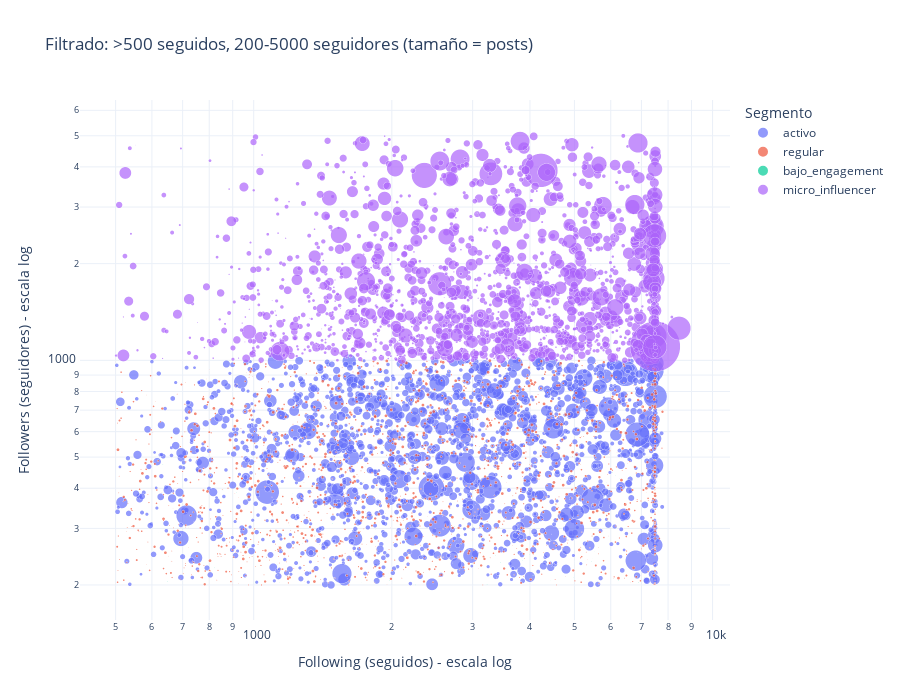

Here is the notebook cell this chart was saved with:
### Markdown cell above
### Gráfico filtrado: >500 seguidos, 200–5000 seguidores

Misma distribución pero solo perfiles que siguen a **más de 500 personas** y tienen **entre 200 y 5000 seguidores**.

### Code cell
# Mismo gráfico, filtrado: >500 seguidos Y 200-5000 seguidores
plot_df_filt = plot_df[
    (plot_df['followsCount'] > 500) & 
    (plot_df['followersCount'] >= 200) & 
    (plot_df['followersCount'] <= 5000)
].copy()

fig2 = px.scatter(
    plot_df_filt,
    x='follows_plot',
    y='followers_plot',
    size='postsCount',
    color='segmento' if 'segmento' in plot_df_filt.columns else None,
    hover_name='Full Name',
    hover_data={
        'Username': True,
        'followersCount': True,
        'followsCount': True,
        'postsCount': True,
        'segmento': True,
        'followers_plot': False,
        'follows_plot': False,
    },
    log_x=True,
    log_y=True,
    size_max=50,
    title='Filtrado: >500 seguidos, 200-5000 seguidores (tamaño = posts)',
    labels={
        'follows_plot': 'Following (seguidos)',
        'followers_plot': 'Followers (seguidores)',
        'followersCount': 'Seguidores',
        'followsCount': 'Seguidos',
        'postsCount': 'Posts',
        'segmento': 'Segmento',
    },
)
fig2.update_traces(
    marker=dict(line=dict(width=0.5, color='white')),
    selector=dict(mode='markers')
)
fig2.update_layout(
    height=700,
    template='plotly_white',
    legend=dict(title='Segmento', yanchor='top', y=1, xanchor='left', x=1.02),
    xaxis_title='Following (seguidos) - escala log',
    yaxis_title='Followers (seguidores) - escala log',
)
fig2.show()

print(f'📊 Perfiles en el filtro: {len(plot_df_filt):,} de {len(plot_df):,} totales')

### Figure 1 — Plotly figure (JSON) as saved in the notebook; plotly's stock layout.template omitted (floating-point values rounded to 4 significant figures; data arrays with more than 128 entries replaced by an {"elided": "..."} marker saying what was removed)
{"data": [{"customdata": {"elided": "1778x5 mixed values"}, "hovertemplate": "<b>%{hovertext}</b><br><br>Segmento=%{customdata[4]}<br>Posts=%{customdata[3]}<br>Username=%{customdata[0]}<br>Seguidores=%{customdata[1]}<br>Seguidos=%{customdata[2]}<extra></extra>", "hovertext": {"elided": "1778 str values"}, "legendgroup": "activo", "marker": {"color": "#636efa", "line": {"color": "white", "width": 0.5}, "size": {"elided": "1778 float values"}, "sizemode": "area", "sizeref": 9.217, "symbol": "circle"}, "mode": "markers", "name": "activo", "showlegend": true, "type": "scattergl", "x": {"elided": "1778 int values"}, "xaxis": "x", "y": {"elided": "1778 int values"}, "yaxis": "y"}, {"customdata": {"elided": "1882x5 mixed values"}, "hovertemplate": "<b>%{hovertext}</b><br><br>Segmento=%{customdata[4]}<br>Posts=%{customdata[3]}<br>Username=%{customdata[0]}<br>Seguidores=%{customdata[1]}<br>Seguidos=%{customdata[2]}<extra></extra>", "hovertext": {"elided": "1882 str values"}, "legendgroup": "regular", "marker": {"color": "#EF553B", "line": {"color": "white", "width": 0.5}, "size": {"elided": "1882 float values"}, "sizemode": "area", "sizeref": 9.217, "symbol": "circle"}, "mode": "markers", "name": "regular", "showlegend": true, "type": "scattergl", "x": {"elided": "1882 int values"}, "xaxis": "x", "y": {"elided": "1882 int values"}, "yaxis": "y"}, {"customdata": {"elided": "316x5 mixed values"}, "hovertemplate": "<b>%{hovertext}</b><br><br>Segmento=%{customdata[4]}<br>Posts=%{customdata[3]}<br>Username=%{customdata[0]}<br>Seguidores=%{customdata[1]}<br>Seguidos=%{customdata[2]}<extra></extra>", "hovertext": {"elided": "316 str values"}, "legendgroup": "bajo_engagement", "marker": {"color": "#00cc96", "line": {"color": "white", "width": 0.5}, "size": {"elided": "316 float values"}, "sizemode": "area", "sizeref": 9.217, "symbol": "circle"}, "mode": "markers", "name": "bajo_engagement", "showlegend": true, "type": "scattergl", "x": {"elided": "316 int values"}, "xaxis": "x", "y": {"elided": "316 int values"}, "yaxis": "y"}, {"customdata": {"elided": "1720x5 mixed values"}, "hovertemplate": "<b>%{hovertext}</b><br><br>Segmento=%{customdata[4]}<br>Posts=%{customdata[3]}<br>Username=%{customdata[0]}<br>Seguidores=%{customdata[1]}<br>Seguidos=%{customdata[2]}<extra></extra>", "hovertext": {"elided": "1720 str values"}, "legendgroup": "micro_influencer", "marker": {"color": "#ab63fa", "line": {"color": "white", "width": 0.5}, "size": {"elided": "1720 float values"}, "sizemode": "area", "sizeref": 9.217, "symbol": "circle"}, "mode": "markers", "name": "micro_influencer", "showlegend": true, "type": "scattergl", "x": {"elided": "1720 int values"}, "xaxis": "x", "y": {"elided": "1720 int values"}, "yaxis": "y"}], "layout": {"height": 700, "legend": {"itemsizing": "constant", "title": {"text": "Segmento"}, "tracegroupgap": 0, "x": 1.02, "xanchor": "left", "y": 1, "yanchor": "top"}, "title": {"text": "Filtrado: >500 seguidos, 200-5000 seguidores (tamaño = posts)"}, "xaxis": {"anchor": "y", "domain": [0, 1], "title": {"text": "Following (seguidos) - escala log"}, "type": "log"}, "yaxis": {"anchor": "x", "domain": [0, 1], "title": {"text": "Followers (seguidores) - escala log"}, "type": "log"}}}
